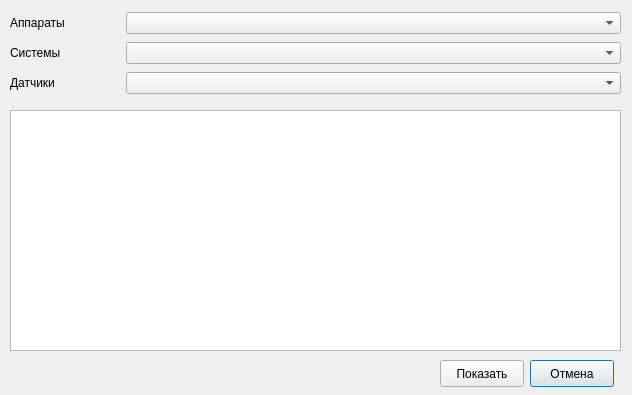
<?xml version="1.0" encoding="UTF-8"?>
<ui version="4.0">
 <class>tableview</class>
 <widget class="QDialog" name="tableview">
  <property name="geometry">
   <rect>
    <x>0</x>
    <y>0</y>
    <width>632</width>
    <height>395</height>
   </rect>
  </property>
  <property name="windowTitle">
   <string>Вывод таблицы</string>
  </property>
  <widget class="QTableView" name="tableView">
   <property name="geometry">
    <rect>
     <x>10</x>
     <y>110</y>
     <width>611</width>
     <height>241</height>
    </rect>
   </property>
  </widget>
  <widget class="QPushButton" name="ButtonCancel">
   <property name="geometry">
    <rect>
     <x>530</x>
     <y>360</y>
     <width>84</width>
     <height>27</height>
    </rect>
   </property>
   <property name="text">
    <string>Отмена</string>
   </property>
  </widget>
  <widget class="QPushButton" name="ButtonView">
   <property name="geometry">
    <rect>
     <x>440</x>
     <y>360</y>
     <width>84</width>
     <height>27</height>
    </rect>
   </property>
   <property name="text">
    <string>Показать</string>
   </property>
  </widget>
  <widget class="QWidget" name="horizontalLayoutWidget">
   <property name="geometry">
    <rect>
     <x>10</x>
     <y>70</y>
     <width>611</width>
     <height>26</height>
    </rect>
   </property>
   <layout class="QHBoxLayout" name="horizontalLayout_3" stretch="2,9">
    <item>
     <widget class="QLabel" name="label_4">
      <property name="text">
       <string>Датчики</string>
      </property>
     </widget>
    </item>
    <item>
     <widget class="QComboBox" name="OptionsView"/>
    </item>
   </layout>
  </widget>
  <widget class="QWidget" name="horizontalLayoutWidget_3">
   <property name="geometry">
    <rect>
     <x>10</x>
     <y>10</y>
     <width>611</width>
     <height>26</height>
    </rect>
   </property>
   <layout class="QHBoxLayout" name="horizontalLayout_5" stretch="2,9">
    <item>
     <widget class="QLabel" name="label_2">
      <property name="text">
       <string>Аппараты</string>
      </property>
     </widget>
    </item>
    <item>
     <widget class="QComboBox" name="SpaceshipsView"/>
    </item>
   </layout>
  </widget>
  <widget class="QWidget" name="horizontalLayoutWidget_2">
   <property name="geometry">
    <rect>
     <x>10</x>
     <y>40</y>
     <width>611</width>
     <height>26</height>
    </rect>
   </property>
   <layout class="QHBoxLayout" name="horizontalLayout_4" stretch="2,9">
    <item>
     <widget class="QLabel" name="label_3">
      <property name="text">
       <string>Системы</string>
      </property>
     </widget>
    </item>
    <item>
     <widget class="QComboBox" name="OnboardsystemsView"/>
    </item>
   </layout>
  </widget>
 </widget>
 <resources/>
 <connections/>
</ui>
